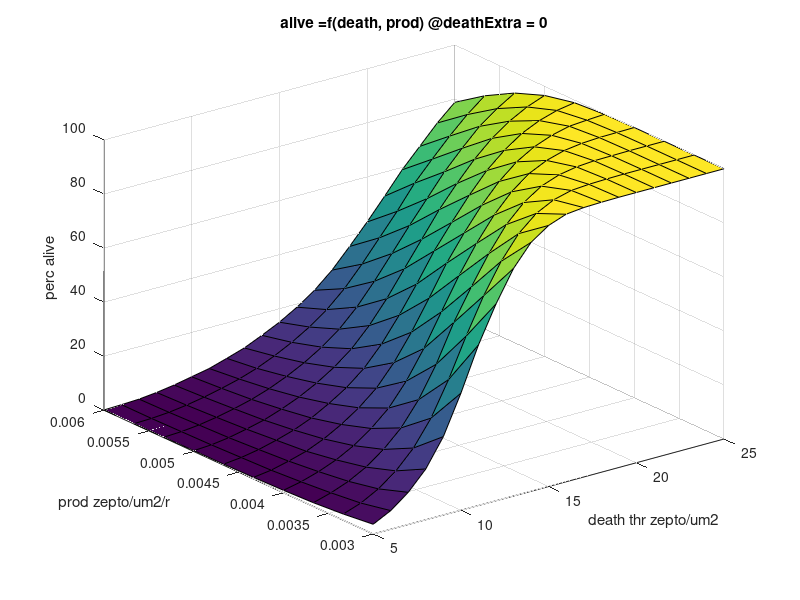

MATLAB code for this plot:


z = [
    3.60%
2.30%
1.40%
0.90%
0.60%
0.40%
0.30%
0.20%
0.10%
0.10%
6.90%
4.60%
3.30%
2.30%
1.50%
1.10%
0.70%
0.50%
0.30%
0.30%
11.90%
8.10%
5.80%
4.30%
3.10%
2.30%
1.60%
1.20%
0.80%
0.60%
18.80%
13.00%
9.30%
6.90%
5.00%
4.00%
3.00%
2.30%
1.70%
1.30%
29.00%
19.70%
14.10%
10.40%
7.80%
6.00%
4.60%
3.70%
2.90%
2.30%
43.30%
29.00%
20.30%
15.00%
11.40%
8.70%
6.90%
5.40%
4.40%
3.60%
59.40%
41.50%
29.00%
20.80%
15.80%
12.30%
9.60%
7.60%
6.10%
4.90%
72.80%
55.80%
40.30%
29.00%
21.30%
16.40%
13.00%
10.40%
8.30%
6.90%
84.20%
69.00%
54.00%
39.30%
29.00%
21.80%
17.10%
13.70%
11.10%
9.00%
92.10%
80.00%
65.40%
51.10%
38.50%
29.00%
22.20%
17.70%
14.40%
11.90%
96.60%
88.50%
76.00%
62.70%
49.30%
37.90%
29.00%
22.60%
18.30%
15.00%
99.00%
94.20%
85.00%
72.90%
60.50%
47.70%
37.20%
29.00%
23.00%
18.80%
99.70%
97.50%
91.40%
81.60%
69.90%
58.20%
46.50%
36.80%
29.00%
23.30%
99.90%
99.20%
95.70%
88.50%
78.40%
67.00%
55.70%
45.30%
36.30%
29.00%
100.00%
99.70%
98.10%
93.50%
85.50%
75.30%
64.90%
53.90%
44.30%
36.00%
100.00%
99.90%
99.30%
96.60%
91.00%
82.70%
72.80%
62.10%
52.30%
43.30%
100.00%
100.00%
99.80%
98.50%
94.80%
88.40%
80.00%
70.30%
61.00%
51.10%
100.00%
100.00%
99.90%
99.40%
97.30%
92.90%
86.00%
77.20%
68.10%
59.10%
100.00%
100.00%
100.00%
99.80%
98.90%
95.90%
90.60%
83.60%
74.90%
66.00%
100.00%
100.00%
100.00%
99.90%
99.40%
97.90%
94.10%
88.40%
81.10%
72.90%
100.00%
100.00%
100.00%
100.00%
99.80%
99.00%
96.60%
92.40%
86.30%
78.80%
];

xdimsize = 21;
ydimsize = 10;

x = linspace(5, 25,xdimsize);
y = linspace(0.003,0.006, ydimsize);
[X,Y]=meshgrid(x,y);
Z = reshape(z, [ydimsize xdimsize]);
figure; surf(X, Y , Z);
%q = ones(ydimsize, xdimsize)*20;
%hold on; surf(X, Y, q); hold off;
%q1 = ones(ydimsize, xdimsize)*60;
%hold on; surf(X, Y, q1); hold off;
xlabel('death thr zepto/um2'); ylabel('prod zepto/um2/r'); zlabel('perc alive');
title('alive =f(death, prod) @deathExtra = 0');